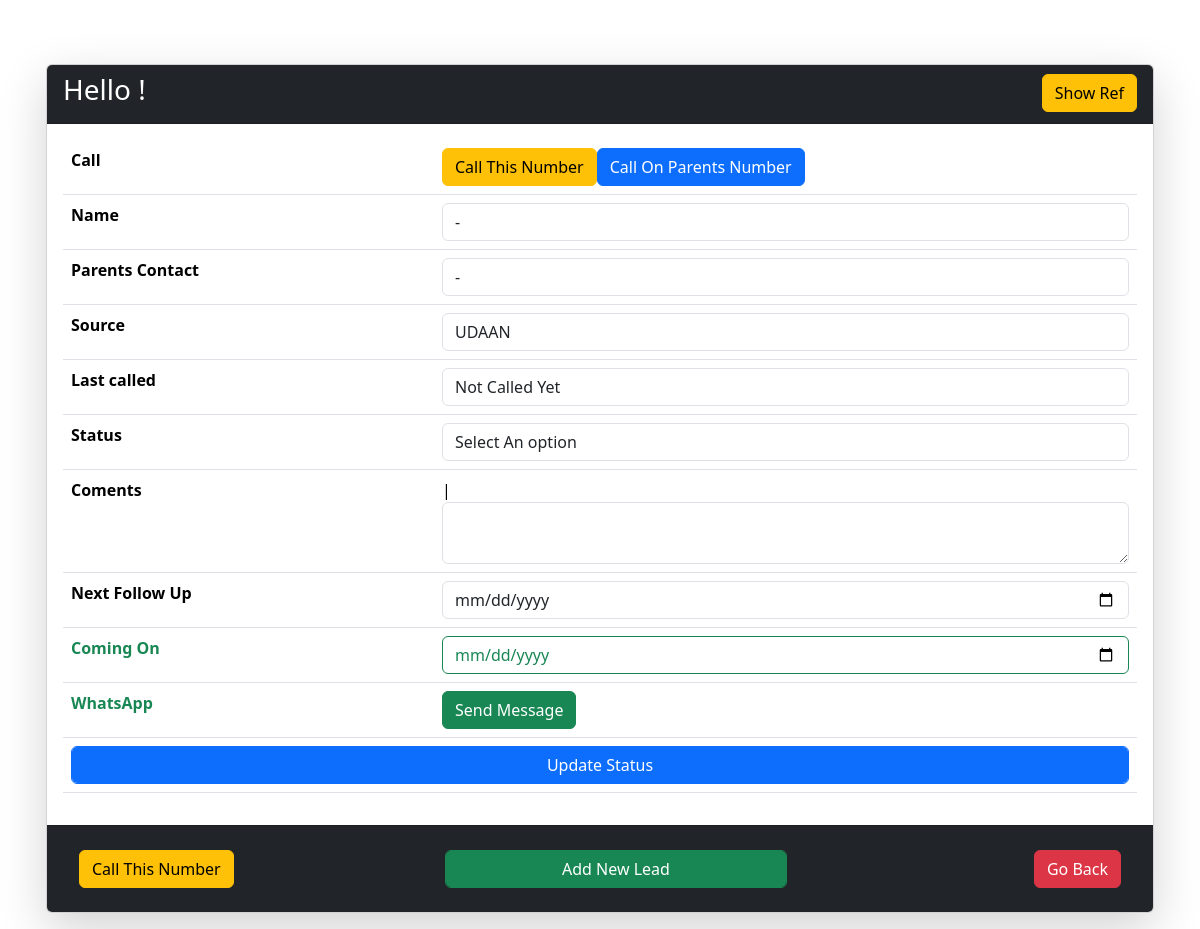
The page /erp/telecaller/callAction.php?id=1 on the database its author committed.
### tables this page shows
CREATE TABLE `studentdetails` (
  `id` int(11) NOT NULL,
  `filesource` varchar(20) NOT NULL,
  `category` text NOT NULL,
  `institute` varchar(100) DEFAULT NULL,
  `fname` varchar(255) NOT NULL,
  `locationn` text NOT NULL,
  `contactno` varchar(255) NOT NULL,
  `parentscontactno` varchar(255) NOT NULL,
  `classname` varchar(255) NOT NULL,
  `allotedTo` varchar(255) NOT NULL,
  `status` varchar(255) NOT NULL,
  `followup` varchar(255) NOT NULL,
  `comingOn` varchar(255) NOT NULL,
  `cometime` varchar(50) DEFAULT NULL,
  `counselor` varchar(255) NOT NULL,
  `age` int(5) NOT NULL,
  `weight` int(5) NOT NULL,
  `height` int(5) NOT NULL,
  `bmi` int(5) NOT NULL,
  `sms` varchar(255) NOT NULL,
  `updateforcalling` varchar(255) NOT NULL,
  `seminarattended` varchar(255) NOT NULL,
  `Slottime` datetime NOT NULL,
  `modified` text DEFAULT NULL,
  `comment` text NOT NULL,
  `callHistory` text NOT NULL,
  `addedOn` date NOT NULL DEFAULT current_timestamp(),
  `called` enum('0','1') NOT NULL DEFAULT '0',
  `TimeCalled` int(11) NOT NULL DEFAULT 0
);

### erp/telecaller/callAction.php (the view, shortened to what this page needs)
<!doctype html>
<html lang="en">
  <head>
    <link href="https://cdn.jsdelivr.net/npm/bootstrap@5.3.3/dist/css/bootstrap.min.css" rel="stylesheet">
  </head>
  <body>
<?php
$id = $_GET['id'];
$teleId = $_GET['teleId'];
include "../../core/main.php";
$res = mysqli_query($conn , "SELECT * from studentdetails where id='$id'");
$ret = mysqli_fetch_assoc($res);
if($ret['allotedTo'] == $teleId){
?>    <title>CallAction | <?=$_SESSION['username'];?> | <?=$ret['fname']?></title>
    <div class="row">
 <div class="com-lg-6">
 <div class="container mt-5 p-3">
        <div class="card shadow-lg ">
          <div class="card-header bg-dark text-white">
            <h3>Hello <?=$_SESSION['username'];?>! <span class="float-end"><a href="" class="btn btn-warning" data-bs-toggle="modal" data-bs-target="#exampleModal">Show Ref</a></span> </h3>
          </div>
          <div class="card-body">
            <table class="table table-hover">
            <tr>
                <th> Call  </th>
                <td><form action="calling.php" method="post">
                  <input type="submit" value="Call This Number" class="btn btn-warning float-start">
                </form>
                <form action="calling.php" method="post"><input type="submit" value="Call On Parents Number" class="btn btn-primary"></form>
                </td>
                </tr>
                <tr><form action="" method="post">
                <th> Name </th>
                <td ><input type="text" name="fname" class="form-control" value="<?=$ret['fname']?>" required="true"></td>
                </tr>
                <tr>
                  <th>Parents Contact</th>
                <td><input type="tel" name="parentscontactno" class="form-control" value="<?=$ret['parentscontactno']?>"  maxlength="10"></td>
                </tr>
                <tr>
                <th> Source </th>
                <td><span class="form-control"><?=$ret['filesource'];?></span></td>
                </tr>
                <tr>
                <th> Last called </th>
                <td><span class="form-control"><?php if($ret['modified'] == NULL){echo "Not Called Yet";}else{echo $ret['modified'];} ?></span></td>
                </tr>
                <tr>
                <th> Status </th>
                <td>
                  <select name="status" id="status" class="form-control" required="true">
                    <option value="" <?php if($ret['status'] == " "){ echo "selected";}?> >Select An option</option>
                  </select>
                </td>
                </tr>
                <tr>
                    <th>Coments</th>
                  <td>
                    <?php
                     $lastUpdate = explode(PHP_EOL,$ret['comment']) ;
                     foreach($lastUpdate as $commentOld)
                    {
                      echo "<span class='bg-warning'>" .$commentOld." </span>  |  ";
                    }
                    ?>
                    <textarea name="comment" class="form-control"></textarea>
                  </td>
                </tr>
                <tr>
                <th>Next Follow Up </th>
                <td><input type="date" name="followUp" id="followUp" class="form-control" value="<?=$ret['followup']?>" ></td>
                </tr>
                <tr >
                <th class=" text-success"> Coming On </th>
                <td><input type="date" name="comingOn" id="comingOn" class="form-control border-success text-success " value="<?=$ret['comingOn']?>" >
              </td>
                </tr>
                <tr >
                <th class=" text-success">WhatsApp</th>
                <td><a class="btn btn-success text-white " href='https://api.whatsapp.com/send?phone=91<?=$ret['contactno']?>' target="_blank" >Send Message</a></td>
                </tr>
                <tr>
                 <td colspan="2"> <input type="submit" value="Update Status" class="form-control btn btn-primary" name="update"></td>
                </tr>
            </table>
          </div>
          <div class="card-footer bg-dark ">
          <div class="row display-inline">
            <div class="col-md-4">
          <form action="calling.php" method="post"><input type="submit" value="Call This Number" class="btn btn-warning m-3 float-start "></form></div>
          <div class="col-md-4"><a href="addNewLead.php?id=<?=$ret['allotedTo']?>" class="btn btn-success m-3 form-control text-center">Add New Lead</a></div>
          <div class="col-md-4">
        <a href="../telecallerPanel.php?page=callStart" class="btn btn-danger m-3 float-end">Go Back</a>
        </div>
        </div>
        </div>
        </div>
            </div>
 </div>
    </div>
<?php }else{
echo '
<h2>This Data is Not Assigned To You</h2>
<a href="../telecallerPanel.php?page=callStart" class="btn btn-danger m-3 ">Go Back</a>';
} ?>
  </body>
</html>

### rows shown on the page
studentdetails: fname "-", parentscontactno "-", filesource "UDAAN"
